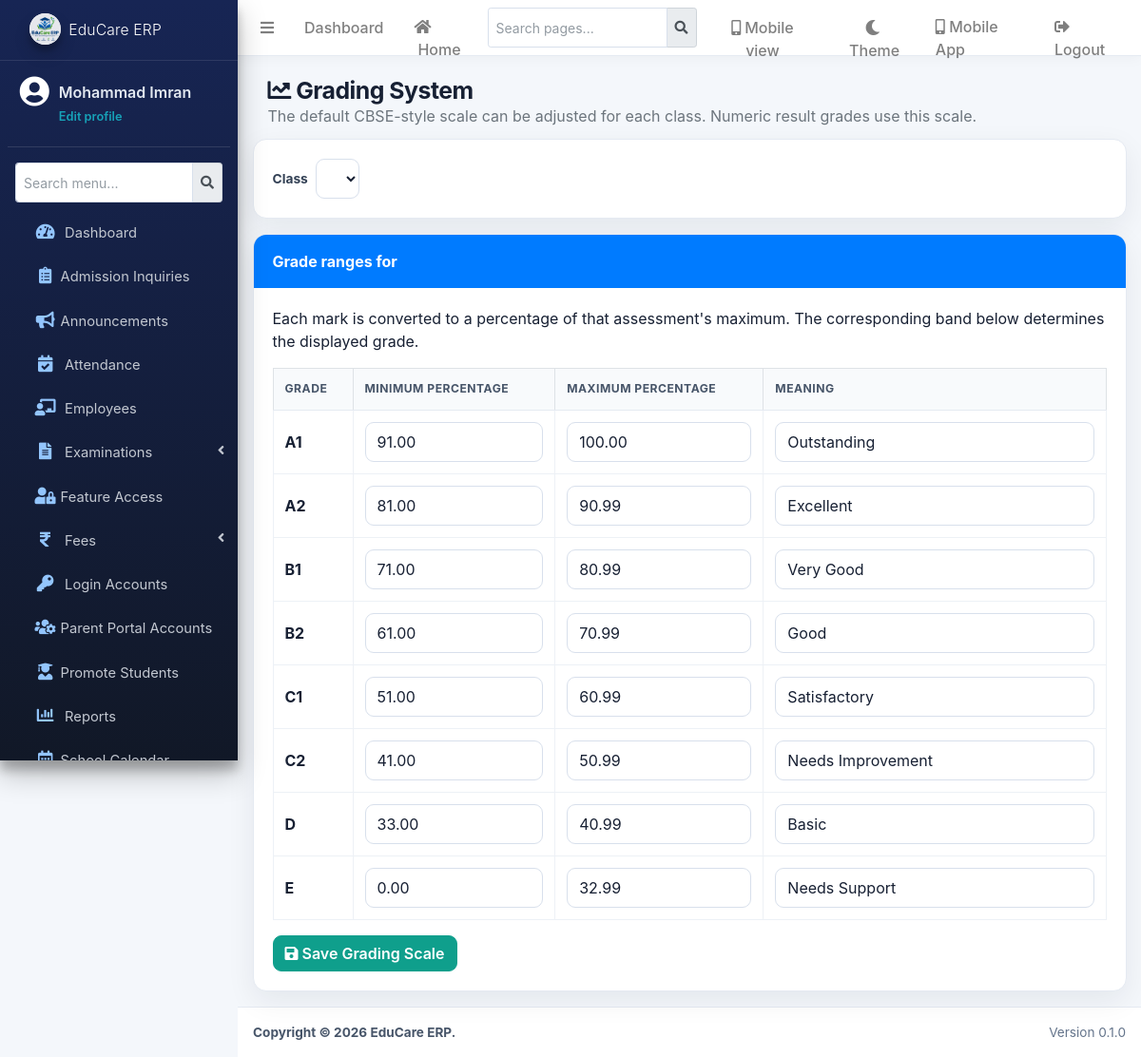
Page /modules/exams/grading.php (signed in) on the earlier database version.
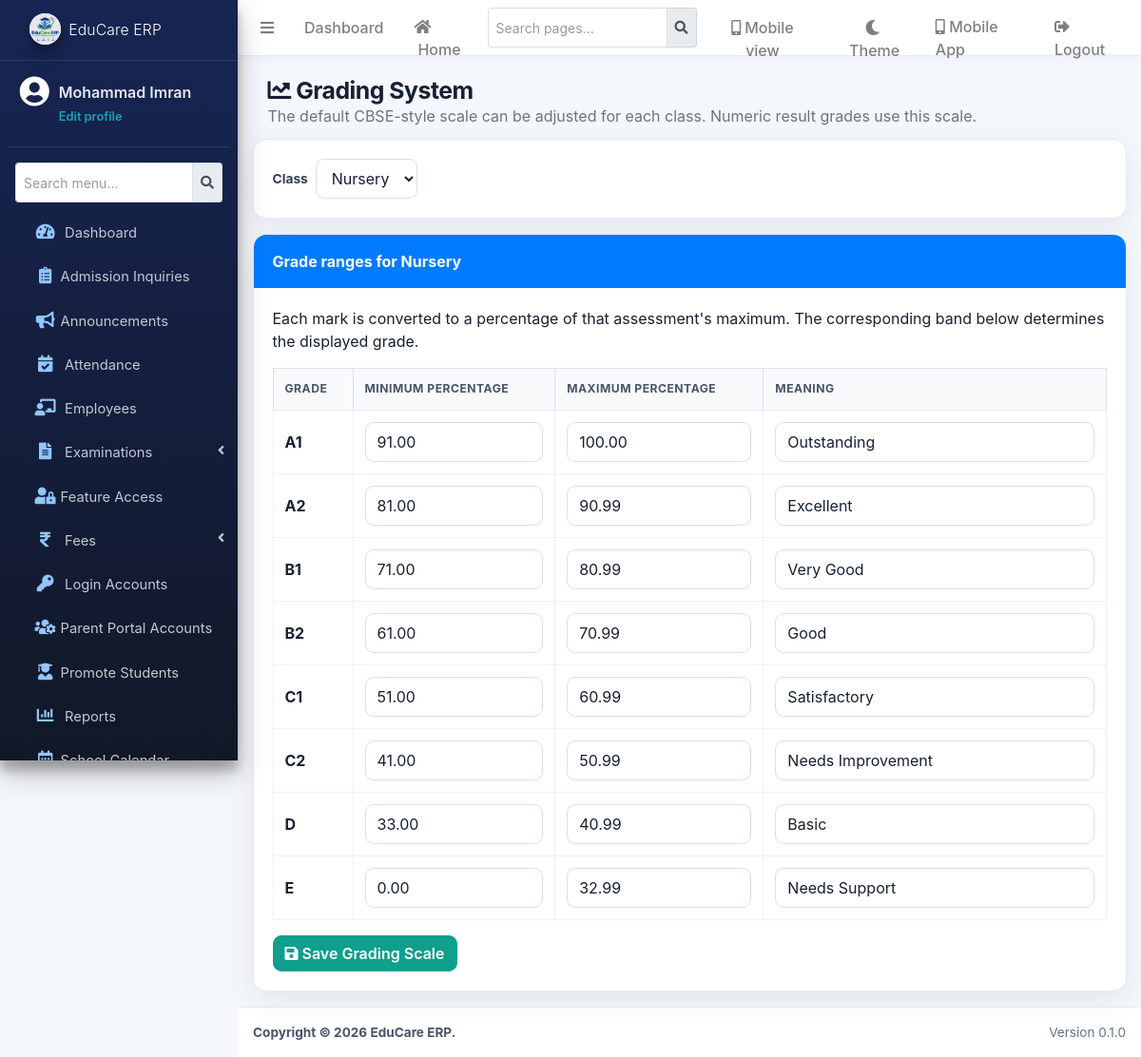
Same page on the later database version.
### tables this page shows
CREATE TABLE `classes` (
  `id` int(11) NOT NULL,
  `class_name` varchar(50) NOT NULL,
  `class_order` int(11) NOT NULL,
  `status` tinyint(1) DEFAULT 1,
  `created_at` timestamp NOT NULL DEFAULT current_timestamp()
);

### includes/access.php (called while the page is built, shortened)
<?php
function access_role()
{
    return (string)($_SESSION['account_type'] ?? ((int)($_SESSION['role_id'] ?? 0) === 7 ? 'Student' : ((int)($_SESSION['role_id'] ?? 0) === 5 ? 'Teacher' : 'Admin')));
}
function access_is_teacher()
{
    return access_role() === 'Teacher';
}

### modules/exams/grading.php (the view, shortened to what this page needs)
<?php
require_once '../../config/database.php';
require_once '../../includes/access.php';
$conn->set_charset('utf8mb4');
$grade_defaults = array(
    array('A1', 91.00, 100.00, 'Outstanding'),
    array('A2', 81.00, 90.99, 'Excellent'),
    array('B1', 71.00, 80.99, 'Very Good'),
    array('B2', 61.00, 70.99, 'Good'),
    array('C1', 51.00, 60.99, 'Satisfactory'),
    array('C2', 41.00, 50.99, 'Needs Improvement'),
    array('D', 33.00, 40.99, 'Basic'),
    array('E', 0.00, 32.99, 'Needs Support')
);
$classes = array();
$class_result = $conn->query('SELECT id,class_name FROM classes WHERE status=1 ORDER BY class_order,id');
while ($class_result && ($row = $class_result->fetch_assoc())) {
    if (!access_is_teacher() || access_teacher_can_class($conn, (int)$row['id'], 0)) {
        $classes[] = $row;
    }
}
$class_id = (int)($_REQUEST['class_id'] ?? ($classes[0]['id'] ?? 0));
$bands = array();
foreach ($grade_defaults as $default) {
    if (!isset($bands[$default[0]])) {
        $bands[$default[0]] = array(
            'grade' => $default[0],
            'minimum_percent' => $default[1],
            'maximum_percent' => $default[2],
            'description' => $default[3]
        );
    }
}
$class_name = '';
foreach ($classes as $class) {
    if ((int)$class['id'] === $class_id) {
        $class_name = $class['class_name'];
        break;
    }
}
?>
<?php include '../../includes/header.php'; ?>
<?php include '../../includes/navbar.php'; ?>
<?php include '../../includes/sidebar.php'; ?>
<div class="content-wrapper">
    <section class="content-header"><div class="container-fluid"><h1><i class="fas fa-chart-line"></i> Grading System</h1><p class="text-muted mb-0">The default CBSE-style scale can be adjusted for each class. Numeric result grades use this scale.</p></div></section>
    <section class="content"><div class="container-fluid">
        <div class="card"><div class="card-body"><form method="get" class="form-inline"><label for="class_id" class="mr-2">Class</label><select id="class_id" name="class_id" class="form-control mr-2" onchange="this.form.submit()"><?php foreach ($classes as $class): ?><option value="<?= (int)$class['id']; ?>" <?= $class_id === (int)$class['id'] ? 'selected' : ''; ?>><?= htmlspecialchars($class['class_name'], ENT_QUOTES, 'UTF-8'); ?></option><?php endforeach; ?></select></form></div></div>
        <div class="card"><div class="card-header bg-primary text-white">Grade ranges for <?= htmlspecialchars((string)$class_name, ENT_QUOTES, 'UTF-8'); ?></div><div class="card-body">
            <p>Each mark is converted to a percentage of that assessment's maximum. The corresponding band below determines the displayed grade. </p>
            <form method="post"><input type="hidden" name="csrf_token" value="<?= htmlspecialchars($_SESSION['grading_csrf'], ENT_QUOTES, 'UTF-8'); ?>"><input type="hidden" name="class_id" value="<?= $class_id; ?>">
                <table class="table table-bordered"><thead><tr><th>Grade</th><th>Minimum percentage</th><th>Maximum percentage</th><th>Meaning</th></tr></thead><tbody>
                <?php foreach ($grade_defaults as $default): $band = $bands[$default[0]]; ?>
                    <tr><td><strong><?= htmlspecialchars($default[0], ENT_QUOTES, 'UTF-8'); ?></strong><input type="hidden" name="grade[<?= $default[0]; ?>]" value="<?= $default[0]; ?>"></td><td><input type="number" min="0" max="100" step="0.01" name="minimum_percent[<?= $default[0]; ?>]" value="<?= number_format((float)$band['minimum_percent'], 2, '.', ''); ?>" class="form-control" <?= access_is_teacher() ? 'readonly' : ''; ?> required></td><td><input type="number" min="0" max="100" step="0.01" name="maximum_percent[<?= $default[0]; ?>]" value="<?= number_format((float)$band['maximum_percent'], 2, '.', ''); ?>" class="form-control" <?= access_is_teacher() ? 'readonly' : ''; ?> required></td><td><input type="text" name="description[<?= $default[0]; ?>]" value="<?= htmlspecialchars((string)$band['description'], ENT_QUOTES, 'UTF-8'); ?>" maxlength="150" class="form-control" required></td></tr>
                <?php endforeach; ?>
                </tbody></table><button class="btn btn-success"><i class="fas fa-save mr-1"></i>Save <?= access_is_teacher() ? 'Meanings' : 'Grading Scale'; ?></button>
            </form>
        </div></div>
    </div></section>
</div>
<?php include '../../includes/footer.php'; ?>

Differences in the rows shown:
added classes: class_name "Nursery"
Other differences:
form field class_id: (not shown) → "Nursery"
